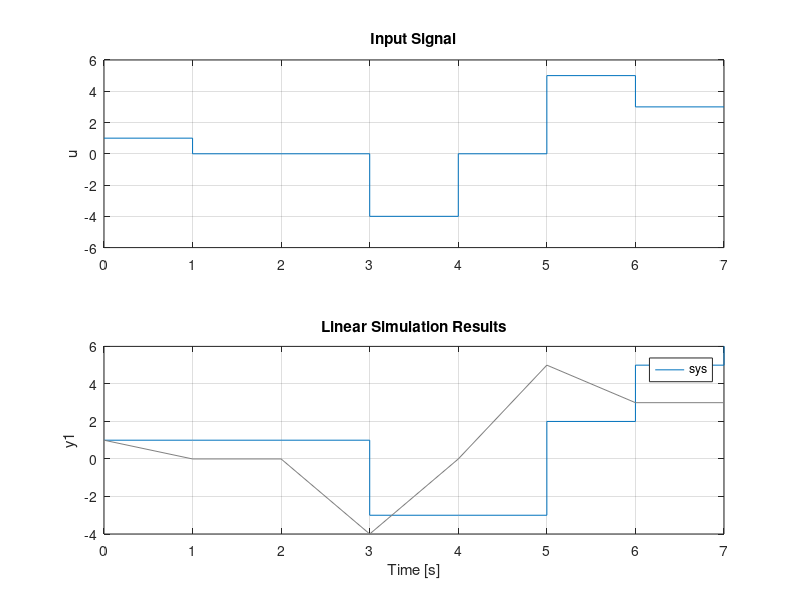

Reproduce this figure in MATLAB.
%
% dc_plot2.m
%

clear;

T = 1;  % time step

sys = tf([1 0], [1 -1], T, 'inname', 'u1', 'outname', 'y1');

u = [1 0 0 -4 0 5 3 3];
t = 0:(size(u,2)-1);  % start at zero

figure;
subplot(2,1,1);
stairs(t,u);
grid on;
%axis auto;
axis([0 7 -6 6]);
title('Input Signal');
ylabel('u');

subplot(2,1,2);
lsim(sys, u);
grid on;
axis auto;
axis([0 7 -4 6]);

print('dc_plot2.eps', '-depsc2');
